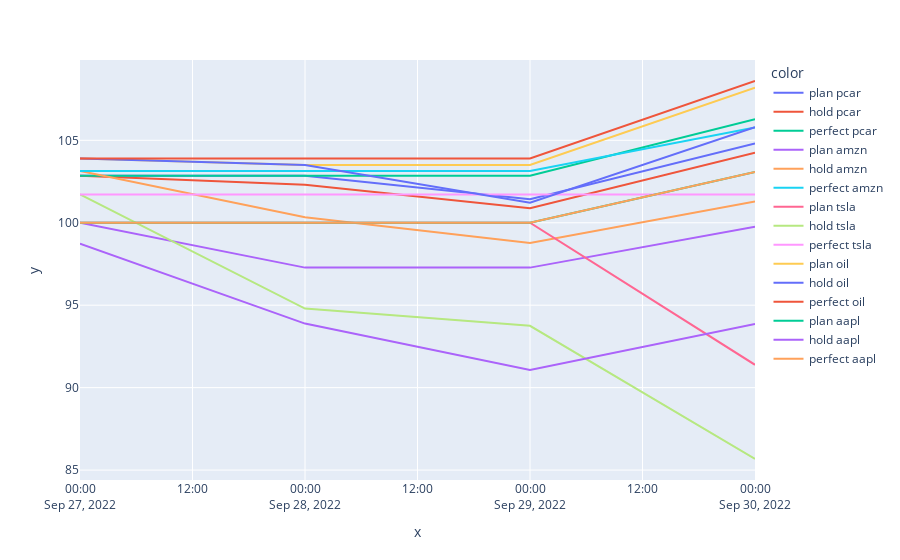

The notebook cell this image was saved under:
### Code cell
plot

### Figure 1 — Plotly figure (JSON) as saved in the notebook; plotly's stock layout.template omitted (floating-point values rounded to 4 significant figures)
{"data": [{"hovertemplate": "color=plan pcar<br>x=%{x}<br>y=%{y}<extra></extra>", "legendgroup": "plan pcar", "line": {"color": "#636efa", "dash": "solid"}, "marker": {"symbol": "circle"}, "mode": "lines", "name": "plan pcar", "orientation": "v", "showlegend": true, "type": "scatter", "x": ["2022-09-27T00:00:00", "2022-09-28T00:00:00", "2022-09-29T00:00:00", "2022-09-30T00:00:00"], "xaxis": "x", "y": [102.9, 102.9, 101.4, 104.8], "yaxis": "y"}, {"hovertemplate": "color=hold pcar<br>x=%{x}<br>y=%{y}<extra></extra>", "legendgroup": "hold pcar", "line": {"color": "#EF553B", "dash": "solid"}, "marker": {"symbol": "circle"}, "mode": "lines", "name": "hold pcar", "orientation": "v", "showlegend": true, "type": "scatter", "x": ["2022-09-27T00:00:00", "2022-09-28T00:00:00", "2022-09-29T00:00:00", "2022-09-30T00:00:00"], "xaxis": "x", "y": [102.9, 102.3, 100.9, 104.2], "yaxis": "y"}, {"hovertemplate": "color=perfect pcar<br>x=%{x}<br>y=%{y}<extra></extra>", "legendgroup": "perfect pcar", "line": {"color": "#00cc96", "dash": "solid"}, "marker": {"symbol": "circle"}, "mode": "lines", "name": "perfect pcar", "orientation": "v", "showlegend": true, "type": "scatter", "x": ["2022-09-27T00:00:00", "2022-09-28T00:00:00", "2022-09-29T00:00:00", "2022-09-30T00:00:00"], "xaxis": "x", "y": [102.9, 102.9, 102.9, 106.3], "yaxis": "y"}, {"hovertemplate": "color=plan amzn<br>x=%{x}<br>y=%{y}<extra></extra>", "legendgroup": "plan amzn", "line": {"color": "#ab63fa", "dash": "solid"}, "marker": {"symbol": "circle"}, "mode": "lines", "name": "plan amzn", "orientation": "v", "showlegend": true, "type": "scatter", "x": ["2022-09-27T00:00:00", "2022-09-28T00:00:00", "2022-09-29T00:00:00", "2022-09-30T00:00:00"], "xaxis": "x", "y": [100, 97.28, 97.28, 99.76], "yaxis": "y"}, {"hovertemplate": "color=hold amzn<br>x=%{x}<br>y=%{y}<extra></extra>", "legendgroup": "hold amzn", "line": {"color": "#FFA15A", "dash": "solid"}, "marker": {"symbol": "circle"}, "mode": "lines", "name": "hold amzn", "orientation": "v", "showlegend": true, "type": "scatter", "x": ["2022-09-27T00:00:00", "2022-09-28T00:00:00", "2022-09-29T00:00:00", "2022-09-30T00:00:00"], "xaxis": "x", "y": [103.1, 100.3, 98.77, 101.3], "yaxis": "y"}, {"hovertemplate": "color=perfect amzn<br>x=%{x}<br>y=%{y}<extra></extra>", "legendgroup": "perfect amzn", "line": {"color": "#19d3f3", "dash": "solid"}, "marker": {"symbol": "circle"}, "mode": "lines", "name": "perfect amzn", "orientation": "v", "showlegend": true, "type": "scatter", "x": ["2022-09-27T00:00:00", "2022-09-28T00:00:00", "2022-09-29T00:00:00", "2022-09-30T00:00:00"], "xaxis": "x", "y": [103.1, 103.1, 103.1, 105.8], "yaxis": "y"}, {"hovertemplate": "color=plan tsla<br>x=%{x}<br>y=%{y}<extra></extra>", "legendgroup": "plan tsla", "line": {"color": "#FF6692", "dash": "solid"}, "marker": {"symbol": "circle"}, "mode": "lines", "name": "plan tsla", "orientation": "v", "showlegend": true, "type": "scatter", "x": ["2022-09-27T00:00:00", "2022-09-28T00:00:00", "2022-09-29T00:00:00", "2022-09-30T00:00:00"], "xaxis": "x", "y": [100, 100, 100, 91.39], "yaxis": "y"}, {"hovertemplate": "color=hold tsla<br>x=%{x}<br>y=%{y}<extra></extra>", "legendgroup": "hold tsla", "line": {"color": "#B6E880", "dash": "solid"}, "marker": {"symbol": "circle"}, "mode": "lines", "name": "hold tsla", "orientation": "v", "showlegend": true, "type": "scatter", "x": ["2022-09-27T00:00:00", "2022-09-28T00:00:00", "2022-09-29T00:00:00", "2022-09-30T00:00:00"], "xaxis": "x", "y": [101.7, 94.79, 93.75, 85.67], "yaxis": "y"}, {"hovertemplate": "color=perfect tsla<br>x=%{x}<br>y=%{y}<extra></extra>", "legendgroup": "perfect tsla", "line": {"color": "#FF97FF", "dash": "solid"}, "marker": {"symbol": "circle"}, "mode": "lines", "name": "perfect tsla", "orientation": "v", "showlegend": true, "type": "scatter", "x": ["2022-09-27T00:00:00", "2022-09-28T00:00:00", "2022-09-29T00:00:00", "2022-09-30T00:00:00"], "xaxis": "x", "y": [101.7, 101.7, 101.7, 101.7], "yaxis": "y"}, {"hovertemplate": "color=plan oil<br>x=%{x}<br>y=%{y}<extra></extra>", "legendgroup": "plan oil", "line": {"color": "#FECB52", "dash": "solid"}, "marker": {"symbol": "circle"}, "mode": "lines", "name": "plan oil", "orientation": "v", "showlegend": true, "type": "scatter", "x": ["2022-09-27T00:00:00", "2022-09-28T00:00:00", "2022-09-29T00:00:00", "2022-09-30T00:00:00"], "xaxis": "x", "y": [103.9, 103.5, 103.5, 108.2], "yaxis": "y"}, {"hovertemplate": "color=hold oil<br>x=%{x}<br>y=%{y}<extra></extra>", "legendgroup": "hold oil", "line": {"color": "#636efa", "dash": "solid"}, "marker": {"symbol": "circle"}, "mode": "lines", "name": "hold oil", "orientation": "v", "showlegend": true, "type": "scatter", "x": ["2022-09-27T00:00:00", "2022-09-28T00:00:00", "2022-09-29T00:00:00", "2022-09-30T00:00:00"], "xaxis": "x", "y": [103.9, 103.5, 101.2, 105.8], "yaxis": "y"}, {"hovertemplate": "color=perfect oil<br>x=%{x}<br>y=%{y}<extra></extra>", "legendgroup": "perfect oil", "line": {"color": "#EF553B", "dash": "solid"}, "marker": {"symbol": "circle"}, "mode": "lines", "name": "perfect oil", "orientation": "v", "showlegend": true, "type": "scatter", "x": ["2022-09-27T00:00:00", "2022-09-28T00:00:00", "2022-09-29T00:00:00", "2022-09-30T00:00:00"], "xaxis": "x", "y": [103.9, 103.9, 103.9, 108.6], "yaxis": "y"}, {"hovertemplate": "color=plan aapl<br>x=%{x}<br>y=%{y}<extra></extra>", "legendgroup": "plan aapl", "line": {"color": "#00cc96", "dash": "solid"}, "marker": {"symbol": "circle"}, "mode": "lines", "name": "plan aapl", "orientation": "v", "showlegend": true, "type": "scatter", "x": ["2022-09-27T00:00:00", "2022-09-28T00:00:00", "2022-09-29T00:00:00", "2022-09-30T00:00:00"], "xaxis": "x", "y": [100, 100, 100, 103.1], "yaxis": "y"}, {"hovertemplate": "color=hold aapl<br>x=%{x}<br>y=%{y}<extra></extra>", "legendgroup": "hold aapl", "line": {"color": "#ab63fa", "dash": "solid"}, "marker": {"symbol": "circle"}, "mode": "lines", "name": "hold aapl", "orientation": "v", "showlegend": true, "type": "scatter", "x": ["2022-09-27T00:00:00", "2022-09-28T00:00:00", "2022-09-29T00:00:00", "2022-09-30T00:00:00"], "xaxis": "x", "y": [98.73, 93.89, 91.06, 93.87], "yaxis": "y"}, {"hovertemplate": "color=perfect aapl<br>x=%{x}<br>y=%{y}<extra></extra>", "legendgroup": "perfect aapl", "line": {"color": "#FFA15A", "dash": "solid"}, "marker": {"symbol": "circle"}, "mode": "lines", "name": "perfect aapl", "orientation": "v", "showlegend": true, "type": "scatter", "x": ["2022-09-27T00:00:00", "2022-09-28T00:00:00", "2022-09-29T00:00:00", "2022-09-30T00:00:00"], "xaxis": "x", "y": [100, 100, 100, 103.1], "yaxis": "y"}], "layout": {"legend": {"title": {"text": "color"}, "tracegroupgap": 0}, "margin": {"t": 60}, "xaxis": {"anchor": "y", "domain": [0, 1], "title": {"text": "x"}}, "yaxis": {"anchor": "x", "domain": [0, 1], "title": {"text": "y"}}}}
